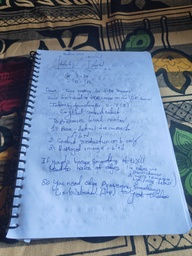
#> input picture COL783/A1/testIMG1.jpg, 192 x 256 px, shrunk from 1067 x 1423 before the run
$ python p2_q5_local.py
#> lines starting #> are read from the running program, lines starting #| are printed output that depends on the picture
import numpy as np
from PIL import Image
import os
import matplotlib.pyplot as plt
import time
import math


def convolve(
    w,
    f,
    c=0,
    zeroPaddingNeeded=False,
    completeResult=False,
    kernel_is_column=None,
    isFloat=False,
):
    w = np.asarray(w, dtype=np.float64)
    if isFloat:
        f = np.asarray(f, dtype=np.float64)
    else:
        f = np.asarray(f)
    if w.ndim == 1:
        if kernel_is_column is None or kernel_is_column is False:
            w = w.reshape(1, -1)
        else:
            w = w.reshape(-1, 1)
    if f.ndim == 1:
        f = f.reshape(-1, 1)
    if f.ndim != 2 or w.ndim != 2:
        raise ValueError("f and w must be 1D or 2D arrays (grayscale kernels/images).")
    H, W = f.shape
    kh, kw = w.shape
    if kh == 0 or kw == 0:
        raise ValueError("Kernel must have non-zero shape.")
    w_flipped = np.flip(np.flip(w, axis=0), axis=1)
    pad_mode = "constant" if zeroPaddingNeeded else "reflect"
    if not completeResult:
        pad_top = kh // 2
        pad_bottom = kh - pad_top - 1
        pad_left = kw // 2
        pad_right = kw - pad_left - 1
        const_val = 0.0 if isFloat else 0
        if pad_mode == "constant":
            padded = np.pad(
                f.astype(np.float64),
                pad_width=((pad_top, pad_bottom), (pad_left, pad_right)),
                mode="constant",
                constant_values=const_val,
            )
        else:
            padded = np.pad(
                f.astype(np.float64),
                pad_width=((pad_top, pad_bottom), (pad_left, pad_right)),
                mode="reflect",
            )
        out_h, out_w = H, W
        out = np.empty((out_h, out_w), dtype=np.float64)
        for y in range(out_h):
            for x in range(out_w):
                patch = padded[y : y + kh, x : x + kw]
                out[y, x] = np.sum(patch * w_flipped)
    else:
        pad_top = kh - 1
        pad_bottom = kh - 1
        pad_left = kw - 1
        pad_right = kw - 1
        const_val = 0.0 if isFloat else 0
        if pad_mode == "constant":
            padded = np.pad(
                f.astype(np.float64),
                pad_width=((pad_top, pad_bottom), (pad_left, pad_right)),
                mode="constant",
                constant_values=const_val,
            )
        else:
            padded = np.pad(
                f.astype(np.float64),
                pad_width=((pad_top, pad_bottom), (pad_left, pad_right)),
                mode="reflect",
            )
        full_h = H + kh - 1
        full_w = W + kw - 1
        out = np.empty((full_h, full_w), dtype=np.float64)
        for y in range(full_h):
            for x in range(full_w):
                patch = padded[y : y + kh, x : x + kw]
                out[y, x] = np.sum(patch * w_flipped)
    out = out + float(c)
    if isFloat:
        return out
    else:
        out = np.clip(out, 0.0, 255.0)
        return out.astype(np.uint8)


def laplacican(input_image_path):
#> called with input_image_path = './testIMG1.jpg'
    img = Image.open(input_image_path).convert("L")
    f = np.array(img, dtype=np.uint8)
    lap_kernel = np.array([[0, 1, 0], [1, -4, 1], [0, 1, 0]], dtype=float)
    g = convolve(lap_kernel, f, c=128)
#> after the loop in convolve (call 13), `for y in range(out_h):`:
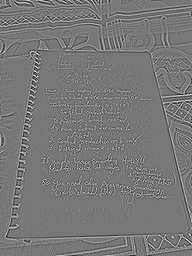
#> out: shape (256, 192) float64; min -261, max 292, mean 0; drawn with min black and max white
    base, _ = os.path.splitext(input_image_path)
    out_path = base + "_laplacian.png"
    out_img = Image.fromarray(g)
    out_img.save(out_path)
    fig, axes = plt.subplots(1, 2, figsize=(10, 5))
    axes[0].imshow(f, cmap="gray", vmin=0, vmax=255)
    axes[0].set_title("Original (grayscale)")
    axes[0].axis("off")
    axes[1].imshow(g, cmap="gray", vmin=0, vmax=255)
    axes[1].set_title("Laplacian (c=128)")
    axes[1].axis("off")
    plt.tight_layout()
    plt.show()
    print(f"Laplacian saved to: {out_path}")


def convolutionTest():
    np.set_printoptions(formatter={"int": lambda x: f"{x:3d}"})
    f1 = np.zeros((5, 5), dtype=np.uint8)
    f1[2, 2] = 1
    w1 = np.array([[1, 2, 3], [4, 5, 6], [7, 8, 9]], dtype=float)
    print("=== Test 1: 5x5 delta image, 3x3 kernel ===")
    for zeroPad in (False, True):
        mode_name = "zero-pad" if zeroPad else "reflect"
        print(f"\nPadding mode: {mode_name}")
        g_same = convolve(w1, f1, c=0, zeroPaddingNeeded=zeroPad, completeResult=False)
        print("completeResult=False (same):")
        print(g_same)
        g_full = convolve(w1, f1, c=0, zeroPaddingNeeded=zeroPad, completeResult=True)
        print("completeResult=True (full):")
        print(g_full)
    f2 = np.array([1, 1, 1], dtype=np.uint8)
    w2 = np.array([1, 2, 1], dtype=float)
    print("\n=== Test 2: f = column [1,1,1], w = row [1,2,1] (as before) ===")
    for zeroPad in (True, False):
        print(f"\nPadding mode: {'zero-pad' if zeroPad else 'reflect'}")
        print("completeResult=False (same):")
        print(convolve(w2, f2, c=0, zeroPaddingNeeded=zeroPad, completeResult=False))
        print("completeResult=True (full):")
        print(convolve(w2, f2, c=0, zeroPaddingNeeded=zeroPad, completeResult=True))
    f3 = np.array([[1, 1, 1]], dtype=np.uint8)
    w3 = np.array([1, 2, 1], dtype=float)
    print("\n=== Test 3 (NEW): f = row [[1,1,1]] (1x3), w = column [1,2,1] (3x1) ===")
    for zeroPad in (True, False):
        print(f"\nPadding mode: {'zero-pad' if zeroPad else 'reflect'}")
        print("completeResult=False (same):")
        out_same = convolve(
            w3,
            f3,
            c=0,
            zeroPaddingNeeded=zeroPad,
            completeResult=False,
            kernel_is_column=True,
        )
        print(out_same)
        print("completeResult=True (full):")
        out_full = convolve(
            w3,
            f3,
            c=0,
            zeroPaddingNeeded=zeroPad,
            completeResult=True,
            kernel_is_column=True,
        )
        print(out_full)


def gaussian_kernel_1d(sigma):
    if sigma <= 0:
        sigma = 1e-6
    a = int(math.ceil(3.0 * sigma))
    xs = np.arange(-a, a + 1, dtype=np.float64)
    g = np.exp(-(xs * xs) / (2.0 * sigma * sigma))
    g = g / g.sum()
    return g.reshape(1, -1)


def gaussian_kernel_2d(sigma):
    if sigma <= 0:
        sigma = 1e-6
    a = int(math.ceil(3.0 * sigma))
    xs = np.arange(-a, a + 1, dtype=np.float64)
    X, Y = np.meshgrid(xs, xs, indexing="xy")
    g = np.exp(-(X * X + Y * Y) / (2.0 * sigma * sigma))
    g = g / g.sum()
    return g


def gaussianFilter1(imagePath, sigma, out_dir=None):
    img = Image.open(imagePath).convert("L")
    f = np.array(img, dtype=np.uint8)
    H, W = f.shape
    K = gaussian_kernel_2d(sigma)
    t0 = time.perf_counter()
    g = convolve(K, f, c=0, zeroPaddingNeeded=True, completeResult=False)
    t1 = time.perf_counter()
    elapsed = t1 - t0
    base = os.path.splitext(os.path.basename(imagePath))[0]
    folder = out_dir or f"./GaussianOutputs_{base}"
    os.makedirs(folder, exist_ok=True)
    out_path = os.path.join(folder, f"{base}_gauss2d_sigma{sigma:.2f}.png")
    Image.fromarray(g).save(out_path)
    return g, elapsed, out_path


def gaussianFilter2(imagePath, sigma, out_dir=None):
    img = Image.open(imagePath).convert("L")
    f = np.array(img, dtype=np.uint8)
    H, W = f.shape
    g1d_row = gaussian_kernel_1d(sigma)
    m = g1d_row.shape[1]
    pad = m // 2
    folder_base = (
        out_dir
        or f"./GaussianOutputs_{os.path.splitext(os.path.basename(imagePath))[0]}"
    )
    os.makedirs(folder_base, exist_ok=True)
    t0 = time.perf_counter()
    out1_full = convolve(g1d_row, f, c=0, zeroPaddingNeeded=True, completeResult=True)
    out2_full = convolve(
        g1d_row.flatten(),
        out1_full,
        c=0,
        zeroPaddingNeeded=True,
        completeResult=True,
        kernel_is_column=True,
    )
    t1 = time.perf_counter()
    elapsed = t1 - t0
    start_r = pad
    start_c = pad
    cropped = out2_full[start_r : start_r + H, start_c : start_c + W]
    base = os.path.splitext(os.path.basename(imagePath))[0]
    out_path = os.path.join(folder_base, f"{base}_gausssep_sigma{sigma:.2f}.png")
    Image.fromarray(cropped).save(out_path)
    return cropped, elapsed, out_path


def testGaussian(
    imagePath,
    sigma_list=None,
    out_root="./GaussianOutputs",
    compare_tol=2,
    compare_tol_sum=100,
):
    if sigma_list is None:
        sigma_list = [0.5, 1.0, 2.0, 3.0, 5.0, 7.0, 10.0, 15.0]
    base = os.path.splitext(os.path.basename(imagePath))[0]
    out_dir = os.path.join(out_root + "_" + base)
    os.makedirs(out_dir, exist_ok=True)
    times_2d = []
    times_sep = []
    max_diffs = []
    sum_diffs = []
    paths_2d = []
    paths_sep = []
    print(f"Running gaussian comparisons on {imagePath}; outputs -> {out_dir}")
    for sigma in sigma_list:
        print(f"\n--- sigma = {sigma} ---")
        g2d, t2d, path2d = gaussianFilter1(imagePath, sigma, out_dir=out_dir)
#> after the loop in convolve (call 14), `for y in range(out_h):`:
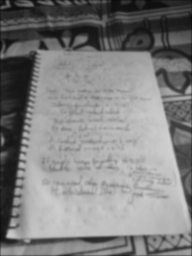
#> out: shape (256, 192) float64; min 9.75, max 208.7, mean 128.2
#> t2d = 0.134
        print(
            f"gaussianFilter1 (2D kernel):   time = {t2d:.4f} s, saved: {os.path.basename(path2d)}"
        )
#| gaussianFilter1 (2D kernel):   time = 0.1342 s, saved: testIMG1_gauss2d_sigma1.00.png
        gsep, tsep, pathsep = gaussianFilter2(imagePath, sigma, out_dir=out_dir)
#> after the loop in convolve (call 15), `for y in range(full_h):`:
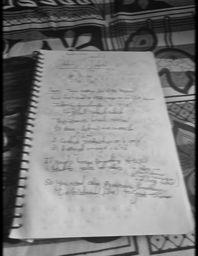
#> out: shape (256, 198) float64; min 0.031, max 211.2, mean 124.8
#> in convolve (call 16), `w = np.asarray(w, dtype=np.float64)`: w = [0.00443, 0.054, 0.242, 0.399, 0.242, 0.054, 0.00443]
#> in convolve (call 16), `w_flipped = np.flip(np.flip(w, axis=0), axis=1)`: w_flipped has the same summary as w
#> after the loop in convolve (call 16), `for y in range(full_h):`:
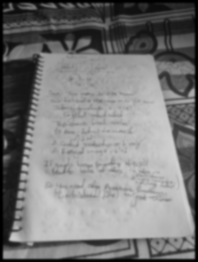
#> out: shape (262, 198) float64; min 0, max 208.3, mean 121.5
#> tsep = 0.26
        print(
            f"gaussianFilter2 (separable):   time = {tsep:.4f} s, saved: {os.path.basename(pathsep)}"
        )
#| gaussianFilter2 (separable):   time = 0.2605 s, saved: testIMG1_gausssep_sigma1.00.png
        times_2d.append(t2d)
        times_sep.append(tsep)
        paths_2d.append(path2d)
        paths_sep.append(pathsep)
        diff = g2d.astype(np.int32) - gsep.astype(np.int32)
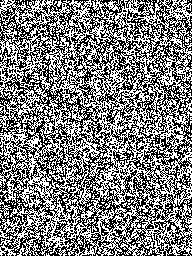
#> diff: shape (256, 192) int32; values 0 (black) and 1 (white), 49.8% white in thin lines or dots
        max_abs_diff = int(np.max(np.abs(diff)))
#> max_abs_diff = 1
        sum_abs_diff = int(np.sum(np.abs(diff)))
#> sum_abs_diff = 24464
        max_diffs.append(max_abs_diff)
        sum_diffs.append(sum_abs_diff)
        ok_max = max_abs_diff <= compare_tol
#> ok_max = True
        ok_sum = sum_abs_diff <= compare_tol_sum
#> ok_sum = False
        print(
            f" max_abs_diff = {max_abs_diff} (<= {compare_tol}? {'OK' if ok_max else 'FAIL'})"
        )
#|  max_abs_diff = 1 (<= 2? OK)
        print(
            f" sum_abs_diff = {sum_abs_diff} (<= {compare_tol_sum}? {'OK' if ok_sum else 'FAIL'})"
        )
#|  sum_abs_diff = 24464 (<= 100? FAIL)
        if not (ok_max and ok_sum):
            print(
                "  WARNING: outputs differ beyond tolerances (consider increasing compare_tol_sum or using float-accumulation)."
            )
    plt.figure(figsize=(8, 5))
    plt.plot(sigma_list, times_2d, marker="o", label="gaussianFilter1 (2D kernel)")
    plt.plot(sigma_list, times_sep, marker="o", label="gaussianFilter2 (separable)")
    plt.xlabel("sigma")
    plt.ylabel("compute time (seconds)")
    plt.title(f"Gaussian filter compute time (image={base})")
    plt.grid(True)
    plt.legend()
    plot_path = os.path.join(out_dir, f"{base}_gaussian_times.png")
    plt.savefig(plot_path, dpi=150)
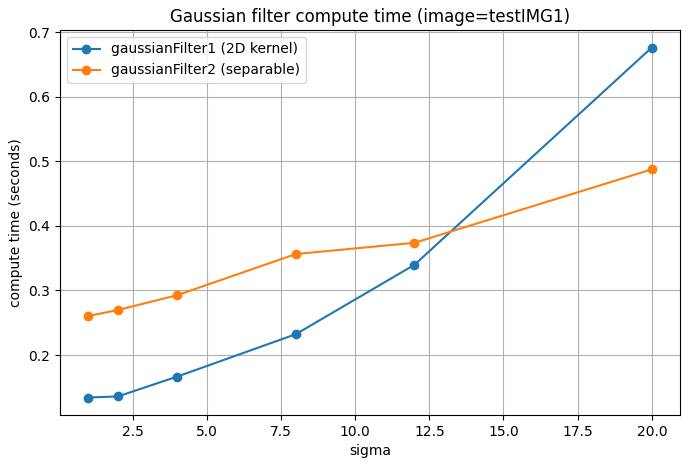
#> figure drawn by matplotlib, 1 panel
    plt.show()
    print("\nSummary:")
    for s, t1, t2, md, sd in zip(sigma_list, times_2d, times_sep, max_diffs, sum_diffs):
        print(
            f" sigma={s:5.2f}  time2D={t1:.4f}s  timeSep={t2:.4f}s  maxDiff={md}  sumDiff={sd}"
        )
    print(f"\nPlot saved to: {plot_path}")
    return {
        "sigma_list": sigma_list,
        "times_2d": times_2d,
        "times_sep": times_sep,
        "max_diffs": max_diffs,
        "sum_diffs": sum_diffs,
        "paths_2d": paths_2d,
        "paths_sep": paths_sep,
        "out_dir": out_dir,
        "plot_path": plot_path,
    }


def kernel_convolve(A, B):
    A = np.asarray(A, dtype=np.float64)
    B = np.asarray(B, dtype=np.float64)
    ha, wa = A.shape
    hb, wb = B.shape
    hc = ha + hb - 1
    wc = wa + wb - 1
    C = np.zeros((hc, wc), dtype=np.float64)
    for i in range(ha):
        for j in range(wa):
            C[i : i + hb, j : j + wb] += A[i, j] * B
    return C


def testLapGauss(
    imagePath=None,
    sigma_list=None,
    out_root="./LapGaussOutputs",
    compare_tol_max=2,
    compare_tol_sum=50,
    loadFromNumpyData=False,
    numpy_array=None,
):
#> called with imagePath = './testIMG1.jpg', out_root = './LapGaussOutputs', compare_tol_max = 2, compare_tol_sum = 50, loadFromNumpyData = False
    if sigma_list is None:
        sigma_list = [1.0, 2.0, 4.0, 8.0, 12.0]
    if loadFromNumpyData:
        if numpy_array is None:
            raise ValueError("numpy_array required when loadFromNumpyData=True")
        f = np.asarray(numpy_array, dtype=np.uint8)
        base = "array_input"
    else:
        if imagePath is None:
            raise ValueError("imagePath must be provided when loadFromNumpyData=False")
        img = Image.open(imagePath).convert("L")
        f = np.array(img, dtype=np.uint8)
        base = os.path.splitext(os.path.basename(imagePath))[0]
    H, W = f.shape
#> H = 256; W = 192
    out_dir = os.path.join(out_root + "_" + base)
    os.makedirs(out_dir, exist_ok=True)
    l_kernel = np.array([[0, 1, 0], [1, -4, 1], [0, 1, 0]], dtype=float)
    times_A = []
    times_B = []
    times_C = []
    max_diffs_AB = []
    sum_diffs_AB = []
    max_diffs_AC = []
    sum_diffs_AC = []
    paths = []
    print(f"Testing Laplacian-of-Gaussian permutations on {base}; outputs -> {out_dir}")
    for sigma in sigma_list:
        print(f"\n=== sigma = {sigma} ===")
        # Method A
        t0 = time.perf_counter()
        g_row = gaussian_kernel_1d(sigma)
        m = g_row.shape[1]
        pad = m // 2
        g_h_full = convolve(
            g_row, f, c=0.0, zeroPaddingNeeded=True, completeResult=True, isFloat=True
        )
        g_full = convolve(
            g_row.flatten(),
            g_h_full,
            c=0.0,
            zeroPaddingNeeded=True,
            completeResult=True,
            kernel_is_column=True,
            isFloat=True,
        )
        g_smoothed = g_full[pad : pad + H, pad : pad + W]
        A = convolve(
            l_kernel,
            g_smoothed,
            c=0.0,
            zeroPaddingNeeded=True,
            completeResult=False,
            isFloat=True,
        )
        t1 = time.perf_counter()
        timeA = t1 - t0
        times_A.append(timeA)
        print(f"Method A (l * (g * f)) time: {timeA:.4f}s")
        # Method B
        t0 = time.perf_counter()
        lf = convolve(
            l_kernel,
            f,
            c=0.0,
            zeroPaddingNeeded=True,
            completeResult=False,
            isFloat=True,
        )
        g_row = gaussian_kernel_1d(sigma)
        m = g_row.shape[1]
        pad = m // 2
        tmp_h_full = convolve(
            g_row, lf, c=0.0, zeroPaddingNeeded=True, completeResult=True, isFloat=True
        )
        tmp_full = convolve(
            g_row.flatten(),
            tmp_h_full,
            c=0.0,
            zeroPaddingNeeded=True,
            completeResult=True,
            kernel_is_column=True,
            isFloat=True,
        )
        B = tmp_full[pad : pad + H, pad : pad + W]
        t1 = time.perf_counter()
        timeB = t1 - t0
        times_B.append(timeB)
        print(f"Method B (g * (l * f)) time: {timeB:.4f}s")
        # Method C
        t0 = time.perf_counter()
        g2d = gaussian_kernel_2d(sigma)
        LG = kernel_convolve(l_kernel, g2d)
        C = convolve(
            LG, f, c=0.0, zeroPaddingNeeded=True, completeResult=False, isFloat=True
        )
        t1 = time.perf_counter()
        timeC = t1 - t0
        times_C.append(timeC)
        print(f"Method C ((l * g) * f) time: {timeC:.4f}s")
        # Stats
        diff_AB = A.astype(np.int32) - B.astype(np.int32)
        maxAB = int(np.max(np.abs(diff_AB)))
        sumAB = int(np.sum(np.abs(diff_AB)))
        max_diffs_AB.append(maxAB)
        sum_diffs_AB.append(sumAB)
        diff_AC = A.astype(np.int32) - C.astype(np.int32)
        maxAC = int(np.max(np.abs(diff_AC)))
        sumAC = int(np.sum(np.abs(diff_AC)))
        max_diffs_AC.append(maxAC)
        sum_diffs_AC.append(sumAC)
        print(f" max|A-B| = {maxAB}, sum|A-B| = {sumAB}")
        print(f" max|A-C| = {maxAC}, sum|A-C| = {sumAC}")
        if maxAB > compare_tol_max or sumAB > compare_tol_sum:
            print(" WARNING: A and B differ beyond tolerance")
        if maxAC > compare_tol_max or sumAC > compare_tol_sum:
            print(" WARNING: A and C differ beyond tolerance")
        visA = np.clip((A + 128.0), 0.0, 255.0).astype(np.uint8)
        visB = np.clip((B + 128.0), 0.0, 255.0).astype(np.uint8)
        visC = np.clip((C + 128.0), 0.0, 255.0).astype(np.uint8)
        fnameA = os.path.join(out_dir, f"{base}_sigma{sigma:.2f}_A_l_gf.png")
        fnameB = os.path.join(out_dir, f"{base}_sigma{sigma:.2f}_B_g_lf.png")
        fnameC = os.path.join(out_dir, f"{base}_sigma{sigma:.2f}_C_lg_f.png")
        Image.fromarray(visA).save(fnameA)
        Image.fromarray(visB).save(fnameB)
        Image.fromarray(visC).save(fnameC)
        paths.append((fnameA, fnameB, fnameC))
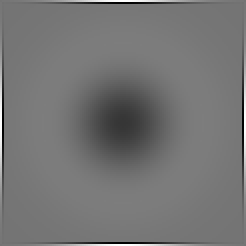
#> LG: shape (123, 123) float64 (shown 2 times larger); min -3.74e-06, max 4.44e-06, mean -7.88e-23; drawn with min black and max white
    plt.figure(figsize=(8, 5))
    plt.plot(sigma_list, times_A, marker="o", label="l * (g * f)")
    plt.plot(sigma_list, times_B, marker="o", label="g * (l * f)")
    plt.plot(sigma_list, times_C, marker="o", label="(l * g) * f")
    plt.xlabel("sigma")
    plt.ylabel("compute time (s)")
    plt.title(f"Lap(Gauss) permutations runtimes (image={base})")
    plt.grid(True)
    plt.legend()
    plot_path = os.path.join(out_dir, f"{base}_lapgauss_times.png")
    plt.savefig(plot_path, dpi=150)
    plt.show()
    summary = {
        "sigma_list": sigma_list,
        "times_A": times_A,
        "times_B": times_B,
        "times_C": times_C,
        "max_diffs_AB": max_diffs_AB,
        "sum_diffs_AB": sum_diffs_AB,
        "max_diffs_AC": max_diffs_AC,
        "sum_diffs_AC": sum_diffs_AC,
        "image_paths": paths,
        "plot_path": plot_path,
        "out_dir": out_dir,
    }
    return summary


if __name__ == "__main__":
    convolutionTest()
    laplacican("./testIMG1.jpg")
    testGaussian("./testIMG1.jpg", sigma_list=[1,2,4,8,12,20])
    testLapGauss(imagePath="./testIMG1.jpg", sigma_list=[1, 2, 4, 8, 12, 20])
